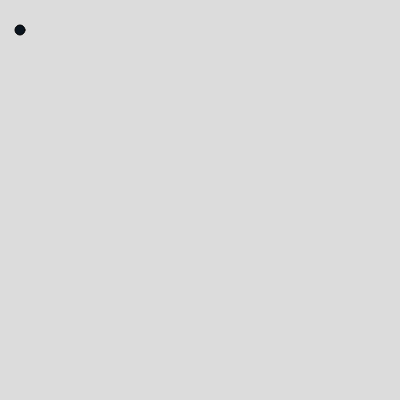
Frame 1 (no input)
Frame 60 (no input): identical to frame 1, image omitted
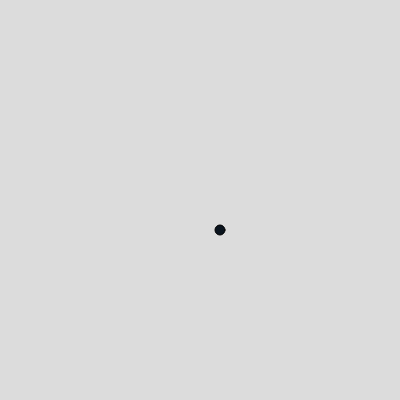
Frame 120 (the mouse pressed at the canvas centre since frame 60)

The p5.js sketch that drew these frames (run headless with seeded random() and noise() and a simulated clock; from frame 60 on, the mouse is pressed at the canvas centre):

// p5.js sketch
// ── sketch.js
function setup() {
  createCanvas(400, 400);
}

function draw() {
  background(220);
fill(10,20,30);
	ellipse(mouseX+20,mouseY+30,10,10);
}
